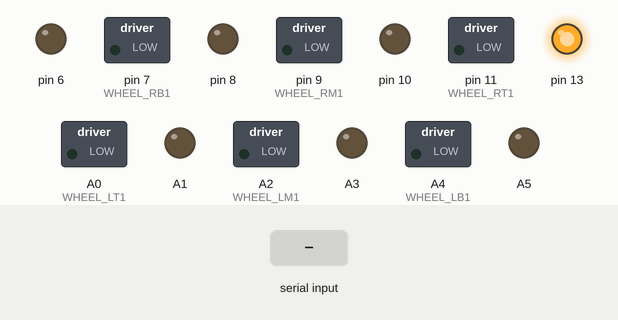
A sketch run on a simulated Arduino Uno, built with avr-gcc and run on an emulated ATmega328P. Shown: switched loads named in the sketch (green lamp = pin HIGH), output pins drawn as LEDs (lit = HIGH). Inputs (shaded band) come from the test bench. What the sketch prints to the serial monitor is not drawn.

Above: at 1.2 s.
1.3 s: "a\n" received over Serial
At 1.9 s:
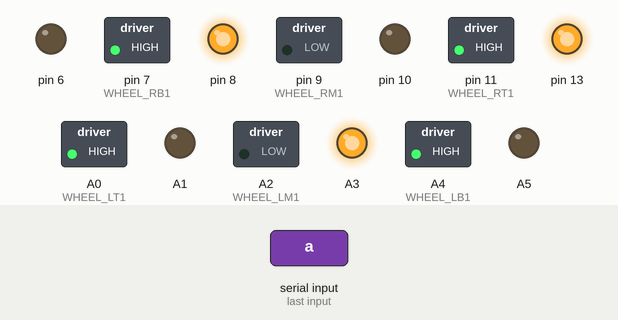
2.8 s: byte 115 ('s') received over Serial
At 4.0 s:
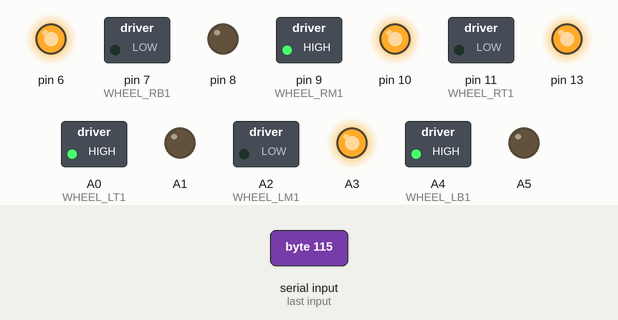
4.3 s: byte 119 ('w') received over Serial
At 5.4 s:
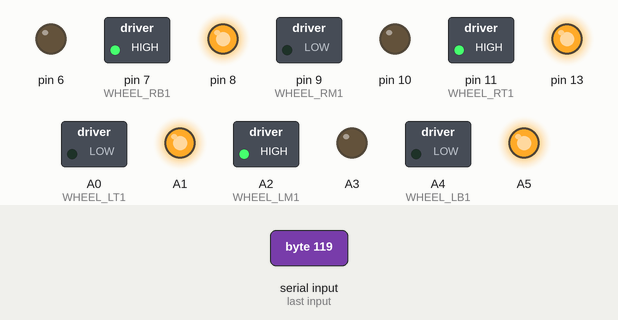
5.8 s: byte 100 ('d') received over Serial
At 6.6 s:
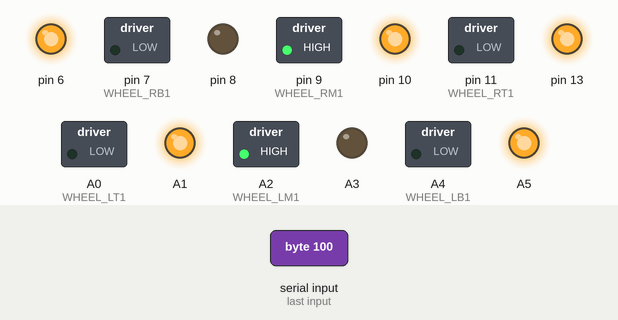
7.3 s: "s\n" received over Serial
At 7.7 s:
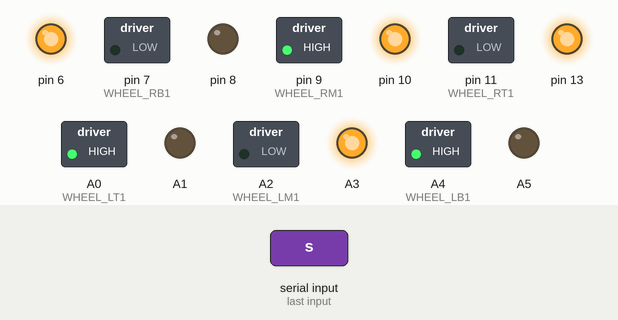
8.8 s: "w\n" received over Serial
At 10.1 s:
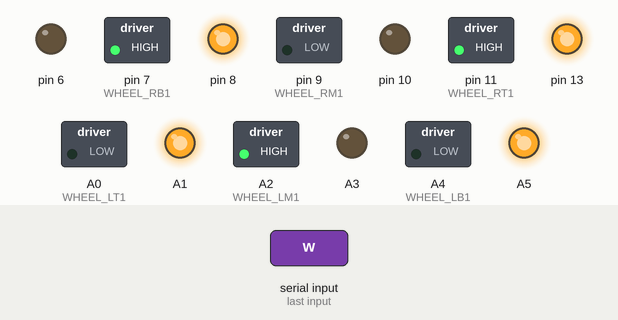
Timing chart, 0 to 11.3 s (numbered marks = the images above; inputs shaded):
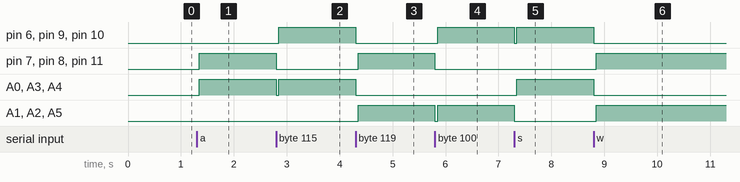

Measured:
- after the input at 1.3 s, pin 7 (WHEEL_RB1), pin 8, pin 11 (WHEEL_RT1), A0 (WHEEL_LT1), A3, A4 (WHEEL_LB1): LOW → HIGH after 0.05 s
- after the input at 2.8 s, pin 6, pin 9 (WHEEL_RM1), pin 10: LOW → HIGH after 0.05 s; pin 7 (WHEEL_RB1), pin 8, pin 11 (WHEEL_RT1): HIGH → LOW at once; A0 (WHEEL_LT1), A3, A4 (WHEEL_LB1): HIGH → LOW at once, → HIGH 0.05 s later
- after the input at 4.3 s, pin 6, pin 9 (WHEEL_RM1), pin 10, A0 (WHEEL_LT1), A3, A4 (WHEEL_LB1): HIGH → LOW at once; pin 7 (WHEEL_RB1), pin 8, pin 11 (WHEEL_RT1), A1, A2 (WHEEL_LM1), A5: LOW → HIGH after 0.05 s
- after the input at 5.8 s, pin 6, pin 9 (WHEEL_RM1), pin 10: LOW → HIGH after 0.05 s; pin 7 (WHEEL_RB1), pin 8, pin 11 (WHEEL_RT1): HIGH → LOW at once; A1, A2 (WHEEL_LM1), A5: HIGH → LOW at once, → HIGH 0.05 s later
- after the input at 7.3 s, pin 6, pin 9 (WHEEL_RM1), pin 10: HIGH → LOW at once, → HIGH 0.05 s later; A0 (WHEEL_LT1), A3, A4 (WHEEL_LB1): LOW → HIGH after 0.05 s; A1, A2 (WHEEL_LM1), A5: HIGH → LOW at once
- after the input at 8.8 s, pin 6, pin 9 (WHEEL_RM1), pin 10, A0 (WHEEL_LT1), A3, A4 (WHEEL_LB1): HIGH → LOW at once; pin 7 (WHEEL_RB1), pin 8, pin 11 (WHEEL_RT1), A1, A2 (WHEEL_LM1), A5: LOW → HIGH after 0.05 s

The sketch:

wheels.ino
```cpp
#include <string.h>
#define DEV_ID     1
#define WHEEL_RT1 11
#define WHEEL_RT2 10
#define WHEEL_RM1  9
#define WHEEL_RM2  8
#define WHEEL_RB1  7
#define WHEEL_RB2  6
#define WHEEL_LT1 A0
#define WHEEL_LT2 A1
#define WHEEL_LM1 A2
#define WHEEL_LM2 A3
#define WHEEL_LB1 A4
#define WHEEL_LB2 A5

class HBridgeMotor { // HBridge implementation
  public:
    short velocity; // PWM -255 to 255
    char pin[2];
    bool isdigital;
    HBridgeMotor() {
      reset();
      isdigital = false;
    }
    void setdigital(bool d) {
      isdigital = d;
    }
    void write(int v) {
      velocity = v;
      if (!isdigital) {
        int limit = 255;
        if (velocity < -limit) velocity = -limit;
        if (velocity > limit) velocity = limit;
        if (pin[0] == 0 || pin[1] == 0) return;
        if (velocity < 0) {
          analogWrite(pin[0], 0);
          analogWrite(pin[1], -velocity);
        } else {
          analogWrite(pin[1], 0);
          analogWrite(pin[0], velocity);
        }
      } else {
        if (pin[0] == 0 || pin[1] == 0) return;
        if (velocity < 0) {
          digitalWrite(pin[0], LOW);
          digitalWrite(pin[1], HIGH);
        } else if (velocity > 0) {
          digitalWrite(pin[1], LOW);
          digitalWrite(pin[0], HIGH);
        } else {
          digitalWrite(pin[0], LOW);
          digitalWrite(pin[1], LOW);
        }
      }
    }
    int attach(int pin1, int pin2) {
      pinMode(pin1, OUTPUT);
      pinMode(pin2, OUTPUT);
      pin[0] = pin1;
      pin[1] = pin2;
    }
    void reset() {
      pin[0] = 0;
      pin[1] = 0;
      velocity = 0;
    }
};

HBridgeMotor wheel_l[3];
HBridgeMotor wheel_r[3];
unsigned long time;
char msg[64];

int limit(int x, int a, int b) {
  if (x > b) {
    return b;
  } else if (x < a) {
    return a;
  } else {
    return x;
  }
}

void setwheels(int left, int right) {
  left = -limit(left, -255, 255);
  right = limit(right, -255, 255);
  wheel_l[0].write(left);
  wheel_l[1].write(-left);
  wheel_l[2].write(left);
  wheel_r[0].write(right);
  wheel_r[1].write(-right);
  wheel_r[2].write(right);
}

void stopwheels() {
  setwheels(0, 0);
  //Serial.println("stopwheels");
}

void turnleft() {
  stopwheels();
  delay(50);
  setwheels(-255, 255);
  //Serial.println("turnleft");
}

void turnright() {
  stopwheels();
  delay(50);
  setwheels(255, -255);
  //Serial.println("turnright");
}

void forward() {
  stopwheels();
  delay(50);
  setwheels(255, 255);
  //Serial.println("forward");
}

void backward() {
  stopwheels();
  delay(50);
  setwheels(-255, -255);
  //Serial.println("backward");
}

void setup() {
  wheel_l[0].attach(WHEEL_LT1, WHEEL_LT2);
  wheel_l[0].setdigital(true);
  wheel_l[1].attach(WHEEL_LM1, WHEEL_LM2);
  wheel_l[1].setdigital(true);
  wheel_l[2].attach(WHEEL_LB1, WHEEL_LB2);
  wheel_l[2].setdigital(true);

  wheel_r[0].attach(WHEEL_RT1, WHEEL_RT2);
  wheel_r[0].setdigital(true);
  wheel_r[1].attach(WHEEL_RM1, WHEEL_RM2);
  wheel_r[1].setdigital(true);
  wheel_r[2].attach(WHEEL_RB1, WHEEL_RB2);
  wheel_r[2].setdigital(true);

  pinMode(13, OUTPUT);

  Serial.begin(38400);
  stopwheels();
  digitalWrite(13, HIGH);
  time = millis();
}

void loop() {
  if (Serial.available() > 0) {
    char c = Serial.read();
    switch (c) {
      case ' ':
        stopwheels();
        break;
      case 'a':
        turnleft();
        break;
      case 's':
        backward();
        break;
      case 'w':
        forward();
        break;
      case 'd':
        turnright();
        break;
      case '\n':
        // do nothing
        break;
      default:
        //Serial.println("err: bad command");
        //Serial.println(c);
        break;
    }
  }
  if (millis() - time > 100) { // 10Hz
    sprintf(msg, "[%d ]", DEV_ID);
    Serial.println(msg);
    time = millis();
  }
}
```
